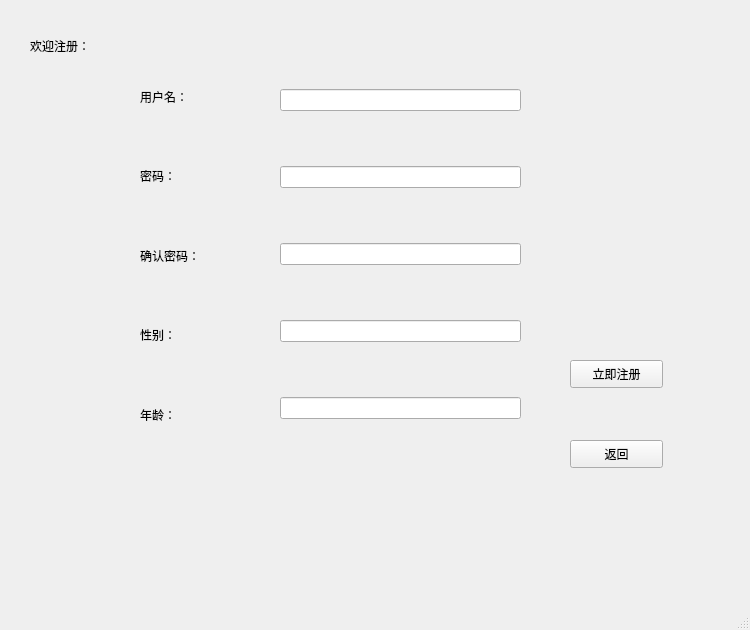
<?xml version="1.0" encoding="UTF-8"?>
<ui version="4.0">
 <class>RRegist</class>
 <widget class="QMainWindow" name="RRegist">
  <property name="geometry">
   <rect>
    <x>0</x>
    <y>0</y>
    <width>750</width>
    <height>630</height>
   </rect>
  </property>
  <property name="windowTitle">
   <string>MainWindow</string>
  </property>
  <widget class="QWidget" name="centralwidget">
   <widget class="QWidget" name="widget" native="true">
    <property name="geometry">
     <rect>
      <x>20</x>
      <y>10</y>
      <width>101</width>
      <height>527</height>
     </rect>
    </property>
    <widget class="QLabel" name="label">
     <property name="geometry">
      <rect>
       <x>10</x>
       <y>10</y>
       <width>131</width>
       <height>51</height>
      </rect>
     </property>
     <property name="text">
      <string>欢迎注册：</string>
     </property>
    </widget>
   </widget>
   <widget class="QWidget" name="widget_2" native="true">
    <property name="geometry">
     <rect>
      <x>130</x>
      <y>10</y>
      <width>151</width>
      <height>527</height>
     </rect>
    </property>
    <widget class="QWidget" name="widget_5" native="true">
     <property name="geometry">
      <rect>
       <x>10</x>
       <y>50</y>
       <width>121</width>
       <height>391</height>
      </rect>
     </property>
     <layout class="QGridLayout" name="gridLayout">
      <item row="0" column="0">
       <widget class="QLabel" name="label_2">
        <property name="text">
         <string>用户名：</string>
        </property>
       </widget>
      </item>
      <item row="1" column="0">
       <widget class="QLabel" name="label_3">
        <property name="text">
         <string>密码：</string>
        </property>
       </widget>
      </item>
      <item row="2" column="0">
       <widget class="QLabel" name="label_4">
        <property name="text">
         <string>确认密码：</string>
        </property>
       </widget>
      </item>
      <item row="3" column="0">
       <widget class="QLabel" name="label_5">
        <property name="text">
         <string>性别：</string>
        </property>
       </widget>
      </item>
      <item row="4" column="0">
       <widget class="QLabel" name="label_6">
        <property name="text">
         <string>年龄：</string>
        </property>
       </widget>
      </item>
     </layout>
    </widget>
   </widget>
   <widget class="QWidget" name="widget_3" native="true">
    <property name="geometry">
     <rect>
      <x>280</x>
      <y>20</y>
      <width>271</width>
      <height>527</height>
     </rect>
    </property>
    <widget class="QWidget" name="widget_6" native="true">
     <property name="geometry">
      <rect>
       <x>0</x>
       <y>20</y>
       <width>241</width>
       <height>431</height>
      </rect>
     </property>
     <layout class="QVBoxLayout" name="verticalLayout_2">
      <item>
       <widget class="QLineEdit" name="lineEdit"/>
      </item>
      <item>
       <widget class="QLineEdit" name="lineEdit_2"/>
      </item>
      <item>
       <widget class="QLineEdit" name="lineEdit_3"/>
      </item>
      <item>
       <widget class="QLineEdit" name="lineEdit_4"/>
      </item>
      <item>
       <widget class="QLineEdit" name="lineEdit_5"/>
      </item>
     </layout>
    </widget>
   </widget>
   <widget class="QWidget" name="widget_4" native="true">
    <property name="geometry">
     <rect>
      <x>540</x>
      <y>10</y>
      <width>189</width>
      <height>527</height>
     </rect>
    </property>
    <widget class="QPushButton" name="pushButton">
     <property name="geometry">
      <rect>
       <x>30</x>
       <y>350</y>
       <width>93</width>
       <height>28</height>
      </rect>
     </property>
     <property name="text">
      <string>立即注册</string>
     </property>
    </widget>
    <widget class="QPushButton" name="pushButton_2">
     <property name="geometry">
      <rect>
       <x>30</x>
       <y>430</y>
       <width>93</width>
       <height>28</height>
      </rect>
     </property>
     <property name="text">
      <string>返回</string>
     </property>
    </widget>
   </widget>
  </widget>
  <widget class="QMenuBar" name="menubar">
   <property name="geometry">
    <rect>
     <x>0</x>
     <y>0</y>
     <width>750</width>
     <height>26</height>
    </rect>
   </property>
  </widget>
  <widget class="QStatusBar" name="statusbar"/>
 </widget>
 <resources/>
 <connections/>
</ui>
